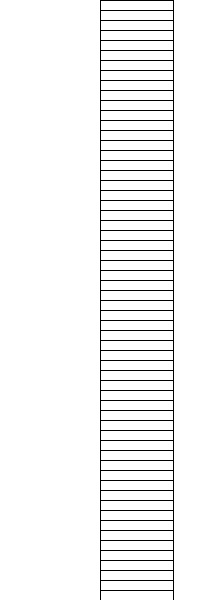
Frame 1 (no input)
Frame 60 (the mouse pressed at the canvas centre just before this capture): identical to frame 1, image omitted
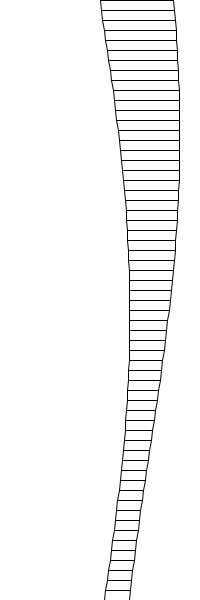
Frame 120 (the mouse held since frame 60 and released just before this capture)

The Processing sketch that drew these frames (run headless with seeded random() and noise(); from frame 60 on, the mouse is pressed at the canvas centre):

// Processing sketch: quad_strip_lines2
// ── quad_strip_lines2.pde
float curveWidth = 30.0;
float curveThickness = 50.0;
float angleOffset = 0.9;

void setup() {
  size(200, 600);
  noFill();
  stroke(0);
}

void draw() {
  background(255);

  float angleIncrement = map(mouseY, 0, height, 0.0, 0.1);
  float angleA = 0.0;
  float angleB = angleA + angleOffset;

  beginShape(QUAD_STRIP);
  for (int y = 0; y <= height; y += 10) {
    float x1 = width/2 + (sin(angleA)* curveWidth);
    float x2 = width/2 + (sin(angleB)* curveWidth);
    vertex(x1, y);
    vertex(x2 + curveThickness, y);
    angleA += angleIncrement;
    angleB = angleA + angleOffset;
  }
  endShape();
}
